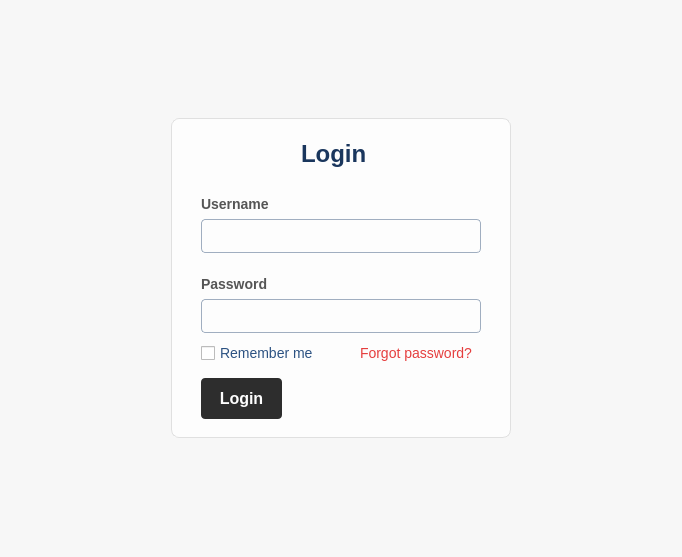
<?xml version="1.0" encoding="UTF-8"?>
<ui version="4.0">
 <class>Login</class>
 <widget class="QWidget" name="Login">
  <property name="geometry">
   <rect>
    <x>0</x>
    <y>0</y>
    <width>682</width>
    <height>557</height>
   </rect>
  </property>
  <property name="windowTitle">
   <string>Login</string>
  </property>
  <property name="styleSheet">
   <string notr="true">QWidget#Login {
	background-color: rgb(247,247,247);
}

QFrame#loginForm {
	background-color: rgb(253,253,253);
    border: 1px solid #e0e0e0;
    border-radius: 8px;
}

QLabel#labelLogin {
    font-size: 24px;
    font-weight: bold;
    color: #1a365d;
	qproperty-alignment: AlignCenter;
}

QLabel#labelUsername, QLabel#labelPassword {
	font-size: 14px;
	font-weight: 500;
	color: #555555;
}

QPushButton#buttonLogin {
    background-color: rgb(45,45,45);
    color: rgb(253,253,253);
    font-size: 16px;
    font-weight: 500;
    border: none;
    border-radius: 4px; 
}

QPushButton#buttonLogin:hover {
	background-color: rgba(45,45,45, .90);
}

QLineEdit {
    color: #1a365d;
	padding: 8px;
    background-color: rgb(253,253,253);
    border: 1px solid #a0aec0;
    border-radius: 4px;
}

QLineEdit:focus {
    border: 2px solid #3182ce;
}

QCheckBox {
    font-size: 14px;
    color: rgb(44, 82, 130);
}

QCheckBox:hover {
    font-size: 14px;
    color: rgba(44, 82, 130,0.9);
}

QLabel#labelForgotPass {
    font-size: 14px;
    color: #e53e3e;
}

QLabel#labelForgotPass:hover {
    color: #c53030;
}
</string>
  </property>
  <layout class="QHBoxLayout" name="horizontalLayout">
   <item>
    <spacer name="horizontalSpacer">
     <property name="orientation">
      <enum>Qt::Orientation::Horizontal</enum>
     </property>
     <property name="sizeHint" stdset="0">
      <size>
       <width>360</width>
       <height>20</height>
      </size>
     </property>
    </spacer>
   </item>
   <item>
    <widget class="QFrame" name="loginForm">
     <property name="sizePolicy">
      <sizepolicy hsizetype="Fixed" vsizetype="Fixed">
       <horstretch>0</horstretch>
       <verstretch>0</verstretch>
      </sizepolicy>
     </property>
     <property name="minimumSize">
      <size>
       <width>340</width>
       <height>320</height>
      </size>
     </property>
     <property name="maximumSize">
      <size>
       <width>360</width>
       <height>320</height>
      </size>
     </property>
     <property name="frameShape">
      <enum>QFrame::Shape::StyledPanel</enum>
     </property>
     <property name="frameShadow">
      <enum>QFrame::Shadow::Raised</enum>
     </property>
     <widget class="QLabel" name="labelLogin">
      <property name="geometry">
       <rect>
        <x>130</x>
        <y>20</y>
        <width>101</width>
        <height>31</height>
       </rect>
      </property>
      <property name="text">
       <string>Login</string>
      </property>
     </widget>
     <widget class="QPushButton" name="buttonLogin">
      <property name="geometry">
       <rect>
        <x>30</x>
        <y>260</y>
        <width>81</width>
        <height>41</height>
       </rect>
      </property>
      <property name="focusPolicy">
       <enum>Qt::FocusPolicy::StrongFocus</enum>
      </property>
      <property name="text">
       <string>Login</string>
      </property>
     </widget>
     <widget class="QWidget" name="layoutWidget">
      <property name="geometry">
       <rect>
        <x>30</x>
        <y>220</y>
        <width>298</width>
        <height>31</height>
       </rect>
      </property>
      <layout class="QHBoxLayout" name="horizontalLayout_2">
       <property name="spacing">
        <number>20</number>
       </property>
       <item>
        <widget class="QCheckBox" name="checkBox">
         <property name="maximumSize">
          <size>
           <width>16777215</width>
           <height>16777215</height>
          </size>
         </property>
         <property name="focusPolicy">
          <enum>Qt::FocusPolicy::StrongFocus</enum>
         </property>
         <property name="text">
          <string>Remember me</string>
         </property>
        </widget>
       </item>
       <item>
        <widget class="QLabel" name="labelForgotPass">
         <property name="maximumSize">
          <size>
           <width>16777215</width>
           <height>16777215</height>
          </size>
         </property>
         <property name="focusPolicy">
          <enum>Qt::FocusPolicy::TabFocus</enum>
         </property>
         <property name="text">
          <string>Forgot password?</string>
         </property>
        </widget>
       </item>
      </layout>
     </widget>
     <widget class="QWidget" name="layoutWidget">
      <property name="geometry">
       <rect>
        <x>30</x>
        <y>150</y>
        <width>281</width>
        <height>65</height>
       </rect>
      </property>
      <layout class="QVBoxLayout" name="verticalLayout">
       <property name="spacing">
        <number>0</number>
       </property>
       <item>
        <widget class="QLabel" name="labelPassword">
         <property name="maximumSize">
          <size>
           <width>100</width>
           <height>16777215</height>
          </size>
         </property>
         <property name="text">
          <string>Password</string>
         </property>
        </widget>
       </item>
       <item>
        <widget class="QLineEdit" name="lineEditPassword">
         <property name="maximumSize">
          <size>
           <width>280</width>
           <height>40</height>
          </size>
         </property>
         <property name="focusPolicy">
          <enum>Qt::FocusPolicy::StrongFocus</enum>
         </property>
         <property name="echoMode">
          <enum>QLineEdit::EchoMode::Password</enum>
         </property>
        </widget>
       </item>
      </layout>
     </widget>
     <widget class="QWidget" name="layoutWidget">
      <property name="geometry">
       <rect>
        <x>30</x>
        <y>70</y>
        <width>281</width>
        <height>65</height>
       </rect>
      </property>
      <layout class="QVBoxLayout" name="verticalLayout_2">
       <property name="spacing">
        <number>0</number>
       </property>
       <item>
        <widget class="QLabel" name="labelUsername">
         <property name="maximumSize">
          <size>
           <width>100</width>
           <height>16777215</height>
          </size>
         </property>
         <property name="text">
          <string>Username</string>
         </property>
        </widget>
       </item>
       <item>
        <widget class="QLineEdit" name="lineEditUsername">
         <property name="maximumSize">
          <size>
           <width>280</width>
           <height>40</height>
          </size>
         </property>
         <property name="focusPolicy">
          <enum>Qt::FocusPolicy::StrongFocus</enum>
         </property>
        </widget>
       </item>
      </layout>
     </widget>
    </widget>
   </item>
   <item>
    <spacer name="horizontalSpacer_2">
     <property name="orientation">
      <enum>Qt::Orientation::Horizontal</enum>
     </property>
     <property name="sizeHint" stdset="0">
      <size>
       <width>360</width>
       <height>20</height>
      </size>
     </property>
    </spacer>
   </item>
  </layout>
 </widget>
 <tabstops>
  <tabstop>lineEditUsername</tabstop>
  <tabstop>lineEditPassword</tabstop>
  <tabstop>checkBox</tabstop>
  <tabstop>labelForgotPass</tabstop>
  <tabstop>buttonLogin</tabstop>
 </tabstops>
 <resources/>
 <connections/>
</ui>
